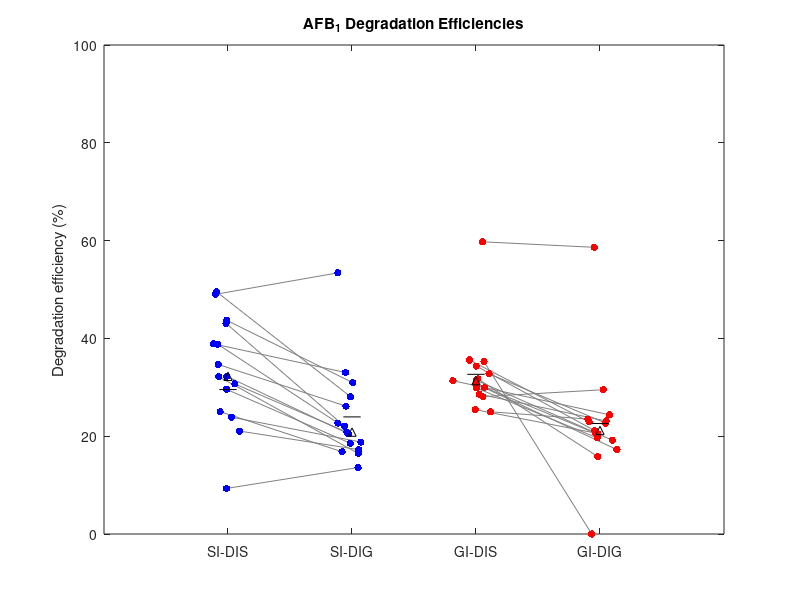
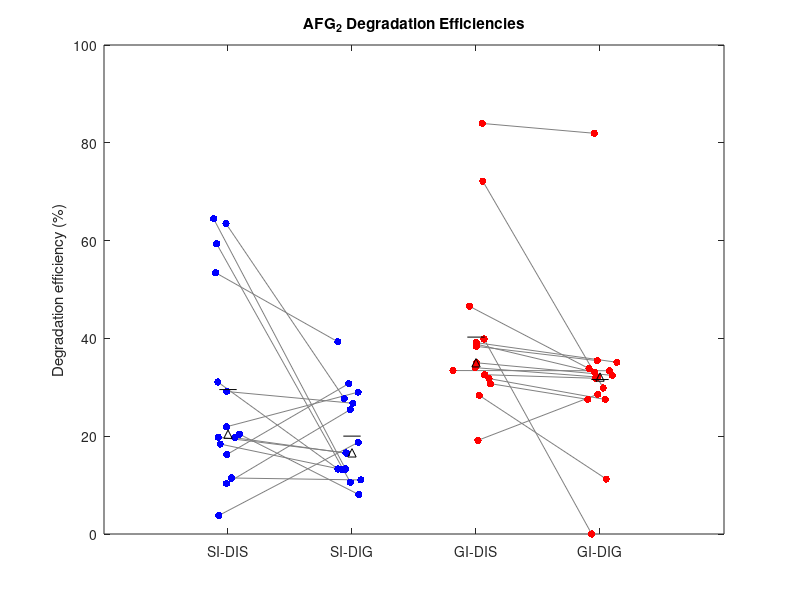

Write the MATLAB code that produced these figures, in order.
clear

%% AFG2

%Degradation efficiencies for starch isolates (16S seq) in starch
SI_DIS = [63.48
10.345
19.69
19.805
29.145
21.935
3.79
11.455
20.415
16.24
31.08
18.395
53.44
59.37
64.495
];

%Degradation efficiencies for starch isolates (16S seq) in glucose
SI_DIG = [27.69
25.44
16.51
16.595
26.74
29.01
18.75
11.06
8.075
30.75
13.295
13.185
39.31
10.555
13.29
];

%Degradation efficiencies for glucose isolates (16S seq) in starch
GI_DIS = [46.575
39.88
39.135
38.835
31.785
28.355
32.58
30.745
34.015
33.425
83.96
35.015
19.15
72.175
38.37
];

%Degradation efficiencies for glucose isolates (16S seq) in glucose
GI_DIG = [33.81
0
35.12
33.065
27.51
11.24
31.845
27.53
32.095
33.39
81.945
32.44
28.57
29.86
35.45
];

%Figure 3C
jt = 0.07;
xSI_DIS = 1+jt*randn(length(SI_DIS),1);
xSI_DIG = 2+jt*randn(length(SI_DIG),1);
xGI_DIS = 3+jt*randn(length(GI_DIS),1);
xGI_DIG = 4+jt*randn(length(GI_DIG),1);

%% Fig S1, AFG2
figure (17)
plot([xSI_DIS, xSI_DIG]',[SI_DIS, SI_DIG]','-','color',[0.5 0.5 0.5]) % plot jittered data points
hold on
plot(xSI_DIS,SI_DIS,'b.','MarkerSize',16) % plot jittered data points
plot([1-jt, 1+jt], mean(SI_DIS)*[1,1],'k') % mark mean
plot(1, median(SI_DIS),'k^') % mark median
plot(xSI_DIG,SI_DIG,'b.','MarkerSize',16) % plot jittered data points
plot([2-jt, 2+jt], mean(SI_DIG)*[1,1],'k') % mark mean
plot(2, median(SI_DIG),'k^') % mark median
plot([xGI_DIS, xGI_DIG]',[GI_DIS, GI_DIG]','-','color',[0.5 0.5 0.5]) % plot jittered data points
plot(xGI_DIS,GI_DIS,'r.','MarkerSize',16) % plot jittered data points
plot([3-jt, 3+jt], mean(GI_DIS)*[1,1],'k') % mark mean
plot(3, median(GI_DIS),'k^') % mark median
plot(xGI_DIG,GI_DIG,'r.','MarkerSize',16) % plot jittered data points
plot([4-jt, 4+jt], mean(GI_DIG)*[1,1],'k') % mark mean
plot(4, median(GI_DIG),'k^') % mark median
set(gca,'XTick',[1 2 3 4],'XTickLabel',{'SI-DIS','SI-DIG','GI-DIS','GI-DIG'})
ylabel('Degradation efficiency (%)')
title('AFG_2 Degradation Efficiencies')
xlim([0 5])
ylim([0 100])

%Statistical analysis- Mann-Whitney
% compare SI_DIS and SI_DIG
pSS_SG = ranksum(SI_DIS,SI_DIG)
% compare SI_DIS and GI_DIS
pSS_GS = ranksum(SI_DIS,GI_DIS)
% compare SI_DIS and GI_DIG
pSS_GG = ranksum(SI_DIS,GI_DIG)
% compare SI_DIG and GI_DIS
pSG_GS = ranksum(SI_DIG,GI_DIS)
% compare SI_DIG and GI_DIG
pSG_GG = ranksum(SI_DIG,GI_DIG)
% compare GI_DIS and GI_DIG
pGS_GG = ranksum(GI_DIS,GI_DIG)

%% AFB1

%Degradation efficiencies for starch isolates (16S seq) in starch
SI_DISb = [43.095
29.58
30.69
34.67
43.705
9.32
32.17
23.895
21.055
32.24
38.8
25.015
49.02
49.52
38.88];

%Degradation efficiencies for starch isolates (16S seq) in glucose
SI_DIGb = [22.055
18.555
20.835
26.15
30.945
13.595
16.48
18.805
17.255
20.475
22.685
16.815
53.405
28.09
33.03];

%Degradation efficiencies for glucose isolates (16S seq) in starch
GI_DISb = [35.58
35.26
30.685
34.35
32.765
28.595
29.96
25
25.43
31.35
59.755
31.435
31.715
28.1
29.865];

%Degradation efficiencies for glucose isolates (16S seq) in glucose
GI_DIGb = [22.93
0
17.27
21.165
22.7
23.105
20.605
23.5
20.565
24.37
58.625
19.185
15.84
29.5
19.645];

%Statistical analysis- Mann-Whitney
% compare SI_DIS and SI_DIG
pSS_SG = ranksum(SI_DISb,SI_DIGb)
% compare SI_DIS and GI_DIS
pSS_GS = ranksum(SI_DISb,GI_DISb)
% compare SI_DIS and GI_DIG
pSS_GG = ranksum(SI_DISb,GI_DIGb)
% compare SI_DIG and GI_DIS
pSG_GS = ranksum(SI_DIGb,GI_DISb)
% compare SI_DIG and GI_DIG
pSG_GG = ranksum(SI_DIGb,GI_DIGb)
% compare GI_DIS and GI_DIG
pGS_GG = ranksum(GI_DISb,GI_DIGb)

%% Fig S1, AFB1
figure (12)
plot([xSI_DIS, xSI_DIG]',[SI_DISb, SI_DIGb]','-','color',[0.5 0.5 0.5]) % plot jittered data points
hold on
plot(xSI_DIS,SI_DISb,'b.','MarkerSize',16) % plot jittered data points
plot([1-jt, 1+jt], mean(SI_DIS)*[1,1],'k') % mark mean
plot(1, median(SI_DISb),'k^') % mark median
plot(xSI_DIG,SI_DIGb,'b.','MarkerSize',16) % plot jittered data points
plot([2-jt, 2+jt], mean(SI_DIGb)*[1,1],'k') % mark mean
plot(2, median(SI_DIGb),'k^') % mark median
plot([xGI_DIS, xGI_DIG]',[GI_DISb, GI_DIGb]','-','color',[0.5 0.5 0.5]) % plot jittered data points
plot(xGI_DIS,GI_DISb,'r.','MarkerSize',16) % plot jittered data points
plot([3-jt, 3+jt], mean(GI_DISb)*[1,1],'k') % mark mean
plot(3, median(GI_DISb),'k^') % mark median
plot(xGI_DIG,GI_DIGb,'r.','MarkerSize',16) % plot jittered data points
plot([4-jt, 4+jt], mean(GI_DIGb)*[1,1],'k') % mark mean
plot(4, median(GI_DIGb),'k^') % mark median
set(gca,'XTick',[1 2 3 4],'XTickLabel',{'SI-DIS','SI-DIG','GI-DIS','GI-DIG'})
ylabel('Degradation efficiency (%)')
title('AFB_1 Degradation Efficiencies')
xlim([0 5])
ylim([0 100])
